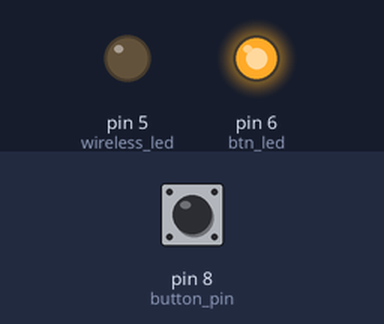
This sketch was run on a simulated Arduino Uno, built with avr-gcc and run on an emulated ATmega328P. Parts: output pins drawn as LEDs (lit = HIGH). The test bench sets the inputs (shaded band); at power-on: pin 8 (button_pin) HIGH. No radio packets arrive unless stated.

Above: at 1.2 s.
1.3 s: pin 8 (button_pin) pulled LOW for 0.15 s
At 1.42 s:
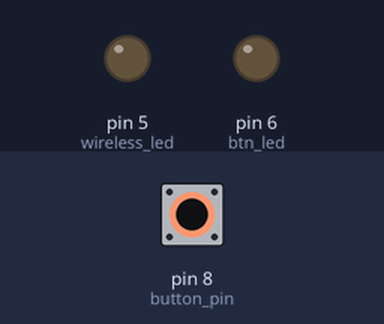
3.0 s: pin 8 (button_pin) pulled LOW for 3.2 s
At 7.5 s:
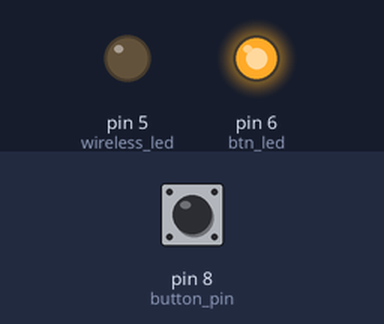
Timing chart, 0 to 9.0 s (numbered marks = the images above; inputs shaded):
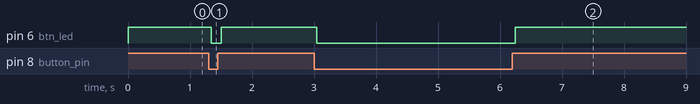

The sketch:

tx.ino
```cpp
#include <SPI.h>
#include <nRF24L01.h>
#include <RF24.h>
#include <RF24_config.h>
RF24 radio(10, 7); // CE, CSN
const byte address[6] = "000001";     //Byte of array representing the address. This is the address where we will send the data. This should be same on the receiving side.
int button_pin = 8;
int btn_led = 6;
int wireless_led = 5;
boolean button_state = 0;

void setup() {
  pinMode(button_pin, INPUT);

  digitalWrite(button_pin, HIGH);
  pinMode(btn_led, OUTPUT);
  pinMode(wireless_led, OUTPUT);
  radio.begin();                  //Starting the Wireless communication
  radio.openWritingPipe(address); //Setting the address where we will send the data
  radio.setPALevel(RF24_PA_MIN);  //You can set it as minimum or maximum depending on the distance between the transmitter and receiver.
  radio.stopListening();          //This sets the module as transmitter
}

void loop()
{
  button_state = digitalRead(button_pin);
  if(button_state)
    {
     digitalWrite(btn_led, HIGH);
    }
   else
    {
     digitalWrite(btn_led, LOW);
    }
  /*
  if(button_state == LOW)
  {
    const char text[] = "STOP";
    radio.write(&text, sizeof(text));                  //Sending the message to receiver
    digitalWrite(wireless_led, HIGH);
    delay(50);
    digitalWrite(wireless_led, LOW);
    digitalWrite(btn_led, LOW);
  }
  else
  {
    const char text[] = "GO";
    radio.write(&text, sizeof(text));                  //Sending the message to receiver
    digitalWrite(wireless_led, HIGH);
    delay(50);
    digitalWrite(wireless_led, LOW);
    digitalWrite(btn_led, HIGH);
  }
  */
  if (radio.isChipConnected())
  {
    radio.write(&button_state, sizeof(button_state));  //Sending the message to receiver
  }
  delay(50);
}
```

Measured:
- after the input at 1.3 s, pin 6 (btn_led): HIGH → LOW after 0.05 s, → HIGH 0.15 s later
- after the input at 3.0 s, pin 6 (btn_led): HIGH → LOW after 0.05 s, → HIGH 3.2 s later
